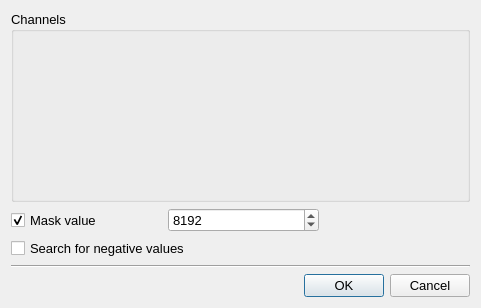
<?xml version="1.0" encoding="UTF-8"?>
<ui version="4.0">
 <class>TPUiClass</class>
 <widget class="QDialog" name="TPUiClass">
  <property name="windowModality">
   <enum>Qt::ApplicationModal</enum>
  </property>
  <property name="geometry">
   <rect>
    <x>0</x>
    <y>0</y>
    <width>481</width>
    <height>308</height>
   </rect>
  </property>
  <property name="font">
   <font>
    <family>Arial</family>
    <pointsize>10</pointsize>
   </font>
  </property>
  <property name="windowTitle">
   <string>Detection parameters</string>
  </property>
  <property name="windowIcon">
   <iconset resource="../../../resources/AnyWave.qrc">
    <normaloff>:/images/AnyWave_icon.png</normaloff>:/images/AnyWave_icon.png</iconset>
  </property>
  <layout class="QVBoxLayout" name="verticalLayout">
   <item>
    <widget class="QGroupBox" name="groupChannels">
     <property name="sizePolicy">
      <sizepolicy hsizetype="Expanding" vsizetype="Expanding">
       <horstretch>0</horstretch>
       <verstretch>0</verstretch>
      </sizepolicy>
     </property>
     <property name="title">
      <string>Channels</string>
     </property>
    </widget>
   </item>
   <item>
    <layout class="QHBoxLayout" name="horizontalLayout">
     <item>
      <widget class="QCheckBox" name="checkMask">
       <property name="sizePolicy">
        <sizepolicy hsizetype="Expanding" vsizetype="Preferred">
         <horstretch>0</horstretch>
         <verstretch>0</verstretch>
        </sizepolicy>
       </property>
       <property name="text">
        <string>Mask value</string>
       </property>
       <property name="checked">
        <bool>true</bool>
       </property>
      </widget>
     </item>
     <item>
      <widget class="QSpinBox" name="spinBoxValue">
       <property name="sizePolicy">
        <sizepolicy hsizetype="Expanding" vsizetype="Fixed">
         <horstretch>0</horstretch>
         <verstretch>0</verstretch>
        </sizepolicy>
       </property>
       <property name="minimum">
        <number>1</number>
       </property>
       <property name="maximum">
        <number>999999999</number>
       </property>
       <property name="value">
        <number>8192</number>
       </property>
      </widget>
     </item>
     <item>
      <spacer name="horizontalSpacer">
       <property name="orientation">
        <enum>Qt::Horizontal</enum>
       </property>
       <property name="sizeHint" stdset="0">
        <size>
         <width>40</width>
         <height>20</height>
        </size>
       </property>
      </spacer>
     </item>
    </layout>
   </item>
   <item>
    <layout class="QHBoxLayout" name="horizontalLayout_2">
     <item>
      <widget class="QCheckBox" name="checkNegative">
       <property name="sizePolicy">
        <sizepolicy hsizetype="Expanding" vsizetype="Fixed">
         <horstretch>0</horstretch>
         <verstretch>0</verstretch>
        </sizepolicy>
       </property>
       <property name="text">
        <string>Search for negative values</string>
       </property>
      </widget>
     </item>
     <item>
      <spacer name="horizontalSpacer_2">
       <property name="orientation">
        <enum>Qt::Horizontal</enum>
       </property>
       <property name="sizeHint" stdset="0">
        <size>
         <width>40</width>
         <height>20</height>
        </size>
       </property>
      </spacer>
     </item>
    </layout>
   </item>
   <item>
    <widget class="Line" name="line">
     <property name="orientation">
      <enum>Qt::Horizontal</enum>
     </property>
    </widget>
   </item>
   <item>
    <layout class="QHBoxLayout" name="horizontalLayout_3">
     <item>
      <spacer name="horizontalSpacer_3">
       <property name="orientation">
        <enum>Qt::Horizontal</enum>
       </property>
       <property name="sizeHint" stdset="0">
        <size>
         <width>40</width>
         <height>20</height>
        </size>
       </property>
      </spacer>
     </item>
     <item>
      <widget class="QDialogButtonBox" name="buttonBox">
       <property name="standardButtons">
        <set>QDialogButtonBox::Cancel|QDialogButtonBox::Ok</set>
       </property>
      </widget>
     </item>
    </layout>
   </item>
  </layout>
 </widget>
 <layoutdefault spacing="6" margin="11"/>
 <resources>
  <include location="../../../resources/AnyWave.qrc"/>
 </resources>
 <connections>
  <connection>
   <sender>checkMask</sender>
   <signal>toggled(bool)</signal>
   <receiver>spinBoxValue</receiver>
   <slot>setEnabled(bool)</slot>
   <hints>
    <hint type="sourcelabel">
     <x>83</x>
     <y>89</y>
    </hint>
    <hint type="destinationlabel">
     <x>186</x>
     <y>89</y>
    </hint>
   </hints>
  </connection>
  <connection>
   <sender>buttonBox</sender>
   <signal>accepted()</signal>
   <receiver>TPUiClass</receiver>
   <slot>accept()</slot>
   <hints>
    <hint type="sourcelabel">
     <x>150</x>
     <y>150</y>
    </hint>
    <hint type="destinationlabel">
     <x>84</x>
     <y>144</y>
    </hint>
   </hints>
  </connection>
  <connection>
   <sender>buttonBox</sender>
   <signal>rejected()</signal>
   <receiver>TPUiClass</receiver>
   <slot>reject()</slot>
   <hints>
    <hint type="sourcelabel">
     <x>255</x>
     <y>147</y>
    </hint>
    <hint type="destinationlabel">
     <x>284</x>
     <y>135</y>
    </hint>
   </hints>
  </connection>
 </connections>
 <slots>
  <slot>maskValueClicked(bool)</slot>
 </slots>
</ui>
